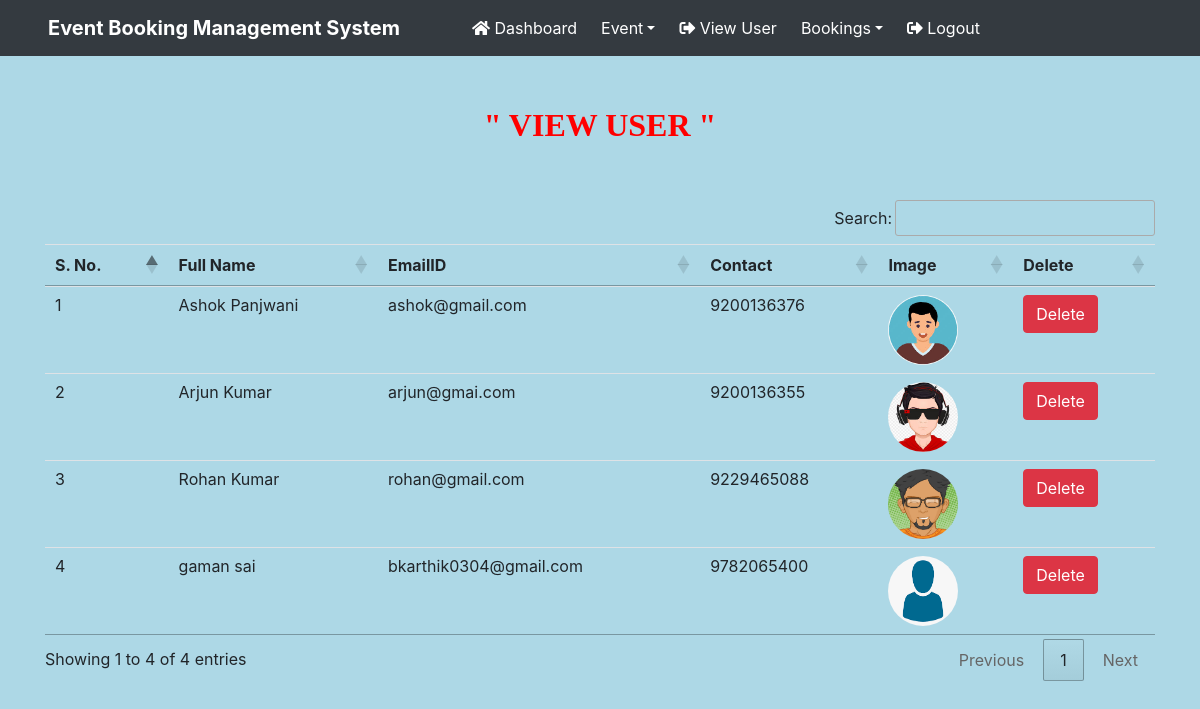
/view_user (signed in), run on the app's committed database.
### EBS2021/models.py (models this page shows, shortened)
class UserSignup(models.Model):
    user = models.ForeignKey(User,on_delete=models.CASCADE)
    mobile = models.CharField(max_length=15,null=True)
    image = models.FileField(null=True)
    address = models.CharField(max_length=300,null=True,default=None)
    regdate = models.DateTimeField(auto_now_add=True,blank=True)

### EBS2021/views.py (the view)
# urls.py: path('view_user', view_user ,name="view_user"),
def view_user(request):
    if not request.user.is_authenticated:
        return redirect('Login')
    user1 = UserSignup.objects.all()
    d = {'user1':user1}
    return render(request ,"view_user.html",d)

### EBS2021/templates/view_user.html (shortened to what this page needs)
{% load static %}
{% block body %}
{% include 'header.html' %}
<link rel = stylesheet href="https://cdn.datatables.net/1.10.20/css/jquery.dataTables.min.css">
<link rel = stylesheet href="https://cdn.datatables.net/buttons/1.6.1/css/buttons.dataTables.min.css">
<div class="container" style="margin-top: 50px;">
    <h2 class = "text-center" style = "color : red ; font-weight : bold ;
    font-family : Castellar">" VIEW USER "</h2>
<br><br>
<table class="table table-hover table-responsive-lg"id="example">
    <thead>
        <tr>
            <th>S. No.</th>
            <th>Full Name</th>
            <th>EmailID</th>
            <th>Contact</th>
            <th>Image</th>
            <th>Delete</th>
        </tr>
    </thead>
    <tbody>
        {% for i in user1 %}
        <tr>
            <td>{{forloop.counter}}</td>
            <td>{{i.user.first_name}} {{i.user.last_name}}</td>
            <td>{{i.user.username}}</td>
            <td>{{i.mobile}}</td>
            <td><img src="{{i.image.url}}" style="width: 70px; height: 70px;border-radius: 50%;"></td>
            <td><a href="{% url 'delete_user' i.id %}"onclick="return confirm('Are you really want to delete')" class="btn btn-danger">Delete</a></td>
        </tr>
        {% endfor %}
    </tbody>
</table>
</div>
{% endblock %}

### EBS2021/templates/header.html (shortened to what this page needs)
{% load static %}
<head>
      <link rel="stylesheet" href="https://maxcdn.bootstrapcdn.com/bootstrap/4.3.1/css/bootstrap.min.css">
      <link rel="stylesheet" href="https://use.fontawesome.com/releases/v5.6.3/css/all.css"></head>
      <link rel="stylesheet" href="{% static 'style.css' %} ">
    </head>
    <nav class="navbar navbar-expand-sm navbar-light bg-dark pl-5">
        <a class="navbar-brand" style = "color : white ; font-weight : bold">
        Event Booking Management System
        </a>
        <div class="collapse navbar-collapse" id="abc" >
        <ul class="navbar-nav pl-5 ">
          {% if request.user.is_authenticated %}
          <li class="nav-item">
            <a class="nav-link" href="{% url 'innerhome' %}"><i class="fas fa-home"></i> Dashboard</a>
          </li>
           <li class="nav-item dropdown"><a class="nav-link pl-3 dropdown-toggle" data-toggle="dropdown" href="#">Event</a>
          </li>
          <li class="nav-item">
            <a class="nav-link pl-3" href="{% url 'view_user' %}"><i class="fas fa-sign-out-alt"></i> View User</a>
          </li>
             <li class="nav-item dropdown"><a class="nav-link pl-3 dropdown-toggle" data-toggle="dropdown" href="#"> Bookings</a>
          </li>
           <li class="nav-item">
            <a class="nav-link pl-3" href="{% url 'Logout' %}"><i class="fas fa-sign-out-alt"></i> Logout</a>
          </li>
          {% endif %}
        </ul>
        </div>
        </nav>

### EBS2021/static/style.css (style rules this page uses)
.nav-link { color: white !important; }

### data on the page
UserSignup: user.first_name "Ashok", user.last_name "Panjwani", user.username "ashok@gmail.com", mobile "9200136376", image (picture)
UserSignup: user.first_name "Arjun", user.last_name "Kumar", user.username "arjun@gmai.com", mobile "9200136355", image (picture)
UserSignup: user.first_name "Rohan", user.last_name "Kumar", user.username "rohan@gmail.com", mobile "9229465088", image (picture)
UserSignup: user.first_name "gaman", user.last_name "sai", user.username "bkarthik0304@gmail.com", mobile "9782065400", image (picture)
